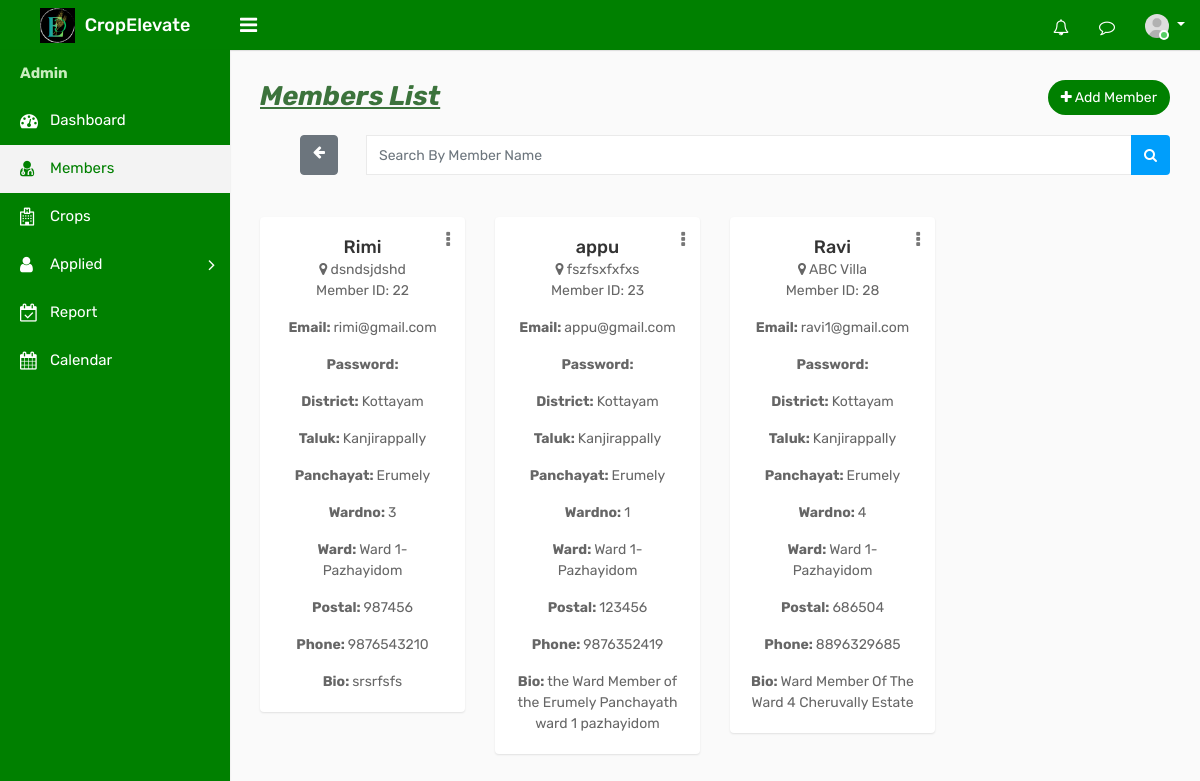
Screenshot of /admember with the database file from the repository.
### ceapp/models.py (models this page shows, shortened)
class Member(models.Model):
    user = models.ForeignKey(CustomUser, on_delete=models.CASCADE, blank=True, null=True)
    Name = models.CharField(max_length=100,null=True, blank=True)
    email = models.EmailField(max_length=100,null=True, blank=True)
    admin_set_password = models.CharField(max_length=128, blank=True, null=True)
    dob = models.CharField(max_length=100,null=True, blank=True)
    address = models.TextField()
    district= models.CharField(max_length=100,null=True, blank=True)
    taluk = models.CharField(max_length=255, null=True, blank=True)
    Panchayat = models.CharField(max_length=100,null=True, blank=True)
    wardname = models.CharField(max_length=100,null=True, blank=True)
    wardno = models.IntegerField(max_length=100,null=True, blank=True)
    postal = models.IntegerField()
    phone = models.IntegerField()
    bio=models.TextField()
    profile_photo = models.ImageField(upload_to='profile_photos/', blank=True, null=True)
    amob = models.IntegerField(max_length=100,null=True, blank=True)
    aemail = models.CharField(max_length=255, null=True, blank=True)
    degree = models.CharField(max_length=255, null=True, blank=True)
    institution = models.CharField(max_length=255, null=True,blank=True)
    is_active = models.BooleanField(default=True)

### ceapp/views.py (the view)
# urls.py: path('admember',views.admember,name='admember'),
def admember(request):
    members = Member.objects.filter(is_active=True)
    return render(request, 'admintemp/admember.html', {'members': members})

### templates/admintemp/admember.html (shortened to what this page needs)
{% load static %}
<!DOCTYPE html>
<html lang="en">
<head>
    <link rel="stylesheet" type="text/css" href="{% static 'assets/css/bootstrap.min.css' %}">
    <link rel="stylesheet" type="text/css" href="{% static 'assets/css/font-awesome.min.css' %}">
    <link rel="stylesheet" type="text/css" href="{% static 'assets/css/select2.min.css' %}">
    <link rel="stylesheet" type="text/css" href="{% static 'assets/css/bootstrap-datetimepicker.min.css' %}">
    <link rel="stylesheet" type="text/css" href="{% static 'assets/css/style.css' %}">
</head>
<body>
    <div class="main-wrapper">
        <div class="header">
			<div class="header-left">
				<a href="{% url 'adindex' %}" class="logo">
					<img src="{% static 'assets/img/adminlogo1.png' %}" width="35" height="35" alt=""> <span>CropElevate</span>
				</a>
			</div>
			<a id="toggle_btn" href="javascript:void(0);"><i class="fa fa-bars"></i></a>
            <ul class="nav user-menu float-right">
                <li class="nav-item dropdown d-none d-sm-block">
                    <a href="#" class="dropdown-toggle nav-link" data-toggle="dropdown"><i class="fa fa-bell-o"></i> </a>
                </li>
                <li class="nav-item dropdown d-none d-sm-block">
                    <a href="javascript:void(0);" id="open_msg_box" class="hasnotifications nav-link"><i class="fa fa-comment-o"></i> </a>
                </li>
                <li class="nav-item dropdown has-arrow">
                    <a href="#" class="dropdown-toggle nav-link user-link" data-toggle="dropdown">
                        <span class="user-img"><img class="rounded-circle" src="{% static 'assets/img/user.jpg' %}" width="40" alt="Admin">
							<span class="status online"></span></span>
                    </a>
                </li>
            </ul>
        </div>
        <div class="sidebar" id="sidebar">
            <div class="sidebar-inner slimscroll">
                <div id="sidebar-menu" class="sidebar-menu">
                    <ul>
                        <li class="menu-title" style="color:#c9edbe; font-weight:bold;">Admin</li>
                        <li>
                            <a href="{% url 'adindex' %}"><i class="fa fa-dashboard"></i> <span>Dashboard</span></a>
                        </li>
						<li class="active">
                            <a href="{% url 'admember' %}"><i class="fa fa-user-md"></i> <span>Members</span></a>
                        </li>
                        <li>
                            <a href="{% url 'adcrop' %}"><i class="fa fa-hospital-o"></i> <span>Crops</span></a>
                        </li>
                        <li class="submenu green-background">
                            <a href="#"><i class="fa fa-user"></i> Applied <span class="menu-arrow"></span></a>
                        </li>
                        <li>
                            <a href="{% url 'adreport' %}"><i class="fa fa-calendar-check-o"></i> <span>Report</span></a>
                        </li>
                        <li>
                            <a href="{% url 'adcalendar' %}"><i class="fa fa-calendar"></i> <span>Calendar</span></a>
                        </li>
                    </ul>
                </div>
            </div>
        </div>
        <div class="page-wrapper">
            <div class="content">
                <div class="row">
                    <div class="col-sm-4 col-3">
                        <h4 class="page-title" style="font-size:27px; color:#3c733c;" id="memberlist"><b><i><u>Members List</b></i></u></h4>
                    </div>
                    <div class="col-sm-8 col-9 text-right m-b-20">
                        <a href="{% url 'adaddmember' %}" class="btn btn-primary btn-rounded float-right" style="background-color: green; color: white;"><i class="fa fa-plus" id="addmem"></i> Add Member</a>
                    </div>
                </div>
                <div class="row">
                    <div class="col-md-12">
                        <form id="search-form" method="GET" action="{% url 'search_member' %}">
                            <div class="input-group">
                                <a href="{% url 'admember' %}" class="btn btn-secondary" style="margin-left:40px;"><i class="fa fa-arrow-left"></i></a>&ensp;&ensp;&ensp;&ensp;
                                <input type="text" class="form-control custom-search-input" name="membername" placeholder="Search By Member Name">
                                <div class="input-group-append">
                                    <button class="btn btn-primary custom-search-btn" type="submit"><i class="fa fa-search"></i></button>
                                </div>
                            </div>
                        </form>
                    </div>
                </div><br><br>
                <div class="row doctor-grid">
                    {% for member in members %}
                    <div class="col-md-4 col-sm-4  col-lg-3">
                        <div class="profile-widget">
                            <div class="dropdown profile-action">
                                <a href="#" class="action-icon dropdown-toggle" data-toggle="dropdown" aria-expanded="false"><i class="fa fa-ellipsis-v"></i></a>
                            </div>
                            <h4 class="doctor-name text-ellipsis"><a href="profile.html"> {{ member.Name }}</a></h4>
                            <div class="user-country">
                                <i class="fa fa-map-marker"></i> {{ member.address }}
                            </div>
                            <div>
                                <p>Member ID: {{ member.id }}</p>
                                <p class="card-text"><b>Email: </b>{{ member.email }}</p>
                                <p class="card-text"><b>Password: </b>{{ member.password }}</p>
                                <p class="card-text"><b>District: </b>{{ member.district }}</p>
                                <p class="card-text"><b>Taluk: </b>{{ member.taluk }}</p>
                                <p class="card-text"><b>Panchayat: </b>{{ member.Panchayat }}</p>
                                <p class="card-text"><b>Wardno: </b>{{ member.wardno }}</p>
                                <p class="card-text"><b>Ward: </b>{{ member.wardname }}</p>
                                <p class="card-text"><b>Postal: </b>{{ member.postal }}</p>
                                <p class="card-text"><b>Phone: </b>{{ member.phone }}</p>
                                <p class="card-text"><b>Bio: </b>{{ member.bio }}</p>
                            </div>
                        </div>
                    </div>
                    {% endfor %}
                </div>
            </div>
		</div>
    </div>
</body>
</html>

### rows the page displays
Member: Name "Rimi", address "dsndsjdshd", id "22", email "rimi@gmail.com", district "Kottayam", taluk "Kanjirappally", Panchayat "Erumely", wardno "3", wardname "Ward 1-Pazhayidom", postal "987456", phone "9876543210", bio "srsrfsfs"
Member: Name "appu", address "fszfsxfxfxs", id "23", email "appu@gmail.com", district "Kottayam", taluk "Kanjirappally", Panchayat "Erumely", wardno "1", wardname "Ward 1-Pazhayidom", postal "123456", phone "9876352419", bio "the Ward Member of the Erumely Panchayath ward 1 pazhayidom"
Member: Name "Ravi", address "ABC Villa", id "28", email "ravi1@gmail.com", district "Kottayam", taluk "Kanjirappally", Panchayat "Erumely", wardno "4", wardname "Ward 1-Pazhayidom", postal "686504", phone "8896329685", bio "Ward Member Of The Ward 4 Cheruvally Estate"
